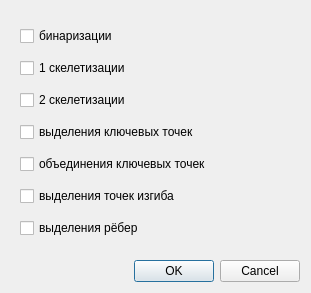
<?xml version="1.0" encoding="UTF-8"?>
<ui version="4.0">
 <class>saveDialog</class>
 <widget class="QDialog" name="saveDialog">
  <property name="geometry">
   <rect>
    <x>0</x>
    <y>0</y>
    <width>311</width>
    <height>293</height>
   </rect>
  </property>
  <property name="windowTitle">
   <string>Сохранять после</string>
  </property>
  <layout class="QGridLayout" name="gridLayout">
   <item row="0" column="0">
    <widget class="QWidget" name="widget" native="true">
     <layout class="QGridLayout" name="gridLayout_2">
      <item row="5" column="0">
       <widget class="QCheckBox" name="separate">
        <property name="text">
         <string>выделения точек изгиба</string>
        </property>
       </widget>
      </item>
      <item row="1" column="0">
       <widget class="QCheckBox" name="skelet1">
        <property name="text">
         <string>1 скелетизации</string>
        </property>
       </widget>
      </item>
      <item row="0" column="0">
       <widget class="QCheckBox" name="binarization">
        <property name="text">
         <string>бинаризации</string>
        </property>
       </widget>
      </item>
      <item row="4" column="0">
       <widget class="QCheckBox" name="key2">
        <property name="text">
         <string>объединения ключевых точек</string>
        </property>
       </widget>
      </item>
      <item row="2" column="0">
       <widget class="QCheckBox" name="skelet2">
        <property name="text">
         <string>2 скелетизации</string>
        </property>
       </widget>
      </item>
      <item row="3" column="0">
       <widget class="QCheckBox" name="key1">
        <property name="text">
         <string>выделения ключевых точек</string>
        </property>
       </widget>
      </item>
      <item row="6" column="0">
       <widget class="QCheckBox" name="edges">
        <property name="text">
         <string>выделения рёбер</string>
        </property>
       </widget>
      </item>
     </layout>
    </widget>
   </item>
   <item row="1" column="0">
    <widget class="QDialogButtonBox" name="buttonBox">
     <property name="standardButtons">
      <set>QDialogButtonBox::Cancel|QDialogButtonBox::Ok</set>
     </property>
    </widget>
   </item>
  </layout>
 </widget>
 <resources/>
 <connections/>
</ui>
